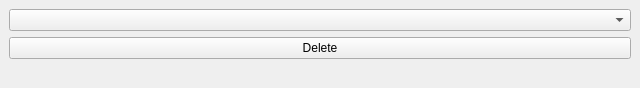
<?xml version="1.0" encoding="UTF-8"?>
<ui version="4.0">
 <class>deleteItemWindow</class>
 <widget class="QMainWindow" name="deleteItemWindow">
  <property name="geometry">
   <rect>
    <x>0</x>
    <y>0</y>
    <width>640</width>
    <height>74</height>
   </rect>
  </property>
  <property name="windowTitle">
   <string>Delete Item</string>
  </property>
  <widget class="QWidget" name="centralwidget">
   <layout class="QVBoxLayout" name="verticalLayout">
    <item>
     <widget class="QComboBox" name="chooseItemCombobox"/>
    </item>
    <item>
     <widget class="QPushButton" name="deleteButton">
      <property name="text">
       <string>Delete</string>
      </property>
     </widget>
    </item>
    <item>
     <widget class="QLabel" name="response">
      <property name="text">
       <string/>
      </property>
     </widget>
    </item>
   </layout>
  </widget>
 </widget>
 <resources/>
 <connections/>
</ui>
